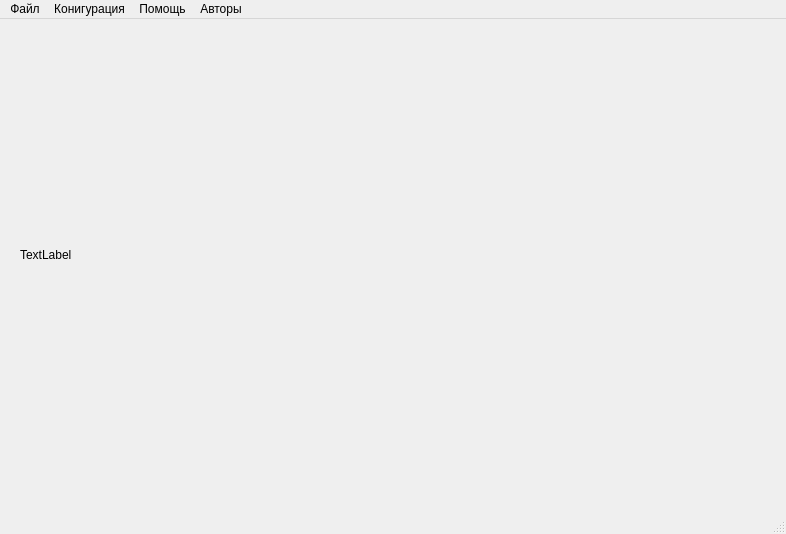
<?xml version="1.0" encoding="UTF-8"?>
<ui version="4.0">
 <class>MainWindow</class>
 <widget class="QMainWindow" name="MainWindow">
  <property name="geometry">
   <rect>
    <x>0</x>
    <y>0</y>
    <width>786</width>
    <height>534</height>
   </rect>
  </property>
  <property name="windowTitle">
   <string>MainWindow</string>
  </property>
  <widget class="QWidget" name="centralwidget">
   <widget class="QWidget" name="verticalLayoutWidget">
    <property name="geometry">
     <rect>
      <x>20</x>
      <y>0</y>
      <width>741</width>
      <height>471</height>
     </rect>
    </property>
    <layout class="QVBoxLayout" name="verticalLayout">
     <item>
      <widget class="QLabel" name="label">
       <property name="text">
        <string>TextLabel</string>
       </property>
      </widget>
     </item>
    </layout>
   </widget>
  </widget>
  <widget class="QMenuBar" name="menubar">
   <property name="geometry">
    <rect>
     <x>0</x>
     <y>0</y>
     <width>786</width>
     <height>20</height>
    </rect>
   </property>
   <widget class="QMenu" name="menu">
    <property name="title">
     <string>Файл</string>
    </property>
    <addaction name="action"/>
    <addaction name="action_2"/>
   </widget>
   <widget class="QMenu" name="menu_2">
    <property name="title">
     <string>Конигурация</string>
    </property>
    <addaction name="action_3"/>
    <addaction name="action_4"/>
   </widget>
   <widget class="QMenu" name="menu_3">
    <property name="title">
     <string>Помощь</string>
    </property>
    <addaction name="action_5"/>
   </widget>
   <widget class="QMenu" name="menu_4">
    <property name="title">
     <string>Авторы</string>
    </property>
   </widget>
   <addaction name="menu"/>
   <addaction name="menu_2"/>
   <addaction name="menu_3"/>
   <addaction name="menu_4"/>
  </widget>
  <widget class="QStatusBar" name="statusbar"/>
  <action name="action">
   <property name="text">
    <string>Открыть</string>
   </property>
   <property name="shortcut">
    <string>Ctrl+O</string>
   </property>
  </action>
  <action name="action_2">
   <property name="text">
    <string>Сохранить</string>
   </property>
   <property name="shortcut">
    <string>Ctrl+S</string>
   </property>
  </action>
  <action name="action_3">
   <property name="text">
    <string>Параметры расчета</string>
   </property>
  </action>
  <action name="action_4">
   <property name="text">
    <string>Рассчитать</string>
   </property>
  </action>
  <action name="action_5">
   <property name="text">
    <string>Справка</string>
   </property>
   <property name="shortcut">
    <string>Ctrl+H</string>
   </property>
  </action>
 </widget>
 <resources/>
 <connections/>
</ui>
